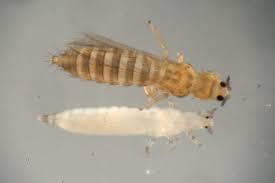
#> input picture Thysanoptera/107.jpg, 275 x 183 px, found by its file name; its folder holds 4 pictures in this run
$ python graysacle.py
#> lines starting #> are read from the running program, lines starting #| are printed output that depends on the picture
import cv2
import os

# [10 lines of commented-out code are left out]

directory = 'Thysanoptera'
count = 1

for fileName in os.listdir(directory):
    f = os.path.join(directory, fileName)
    if os.path.isfile(f):
        image = cv2.imread(f, cv2.IMREAD_UNCHANGED)
#> image is the input picture: shape (183, 275, 3); mean B, G, R 142.7, 156.5, 162.6
        image_grayscale = cv2.cvtColor(image, cv2.COLOR_BGR2GRAY)
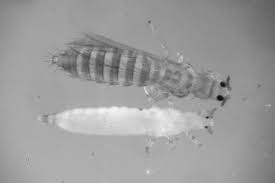
#> image_grayscale: shape (183, 275); min 6, max 245, mean 156.8
        cv2.imwrite('./Thysanoptera GS/'+str(count)+'.jpg', image_grayscale)
        count+=1
#> pass 2 of the loop `for fileName in os.listdir(directory):`:
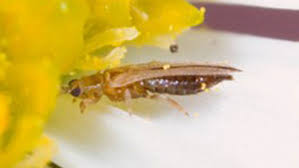
#> input picture Thysanoptera/109.jpg, 299 x 168 px, found by its file name
#> image is the input picture: shape (168, 299, 3); mean B, G, R 119.1, 187.2, 210.6
#> `image_grayscale = cv2.cvtColor(image, cv2.COLOR_BGR2GRAY)`:
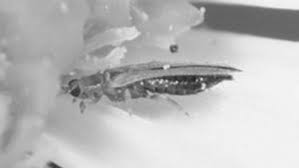
#> image_grayscale: shape (168, 299); min 26, max 246, mean 186.5
#> pass 3 of the loop `for fileName in os.listdir(directory):`:
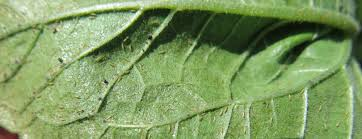
#> input picture Thysanoptera/114.jpg, 362 x 139 px, found by its file name
#> image is the input picture: shape (139, 362, 3); mean B, G, R 97, 153.7, 126.3
#> `image_grayscale = cv2.cvtColor(image, cv2.COLOR_BGR2GRAY)`:
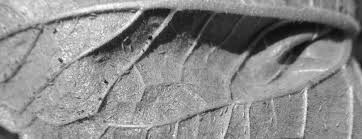
#> image_grayscale: shape (139, 362); min 9, max 253, mean 139.1
#> the loop made 4 passes; the first 3 are shown
